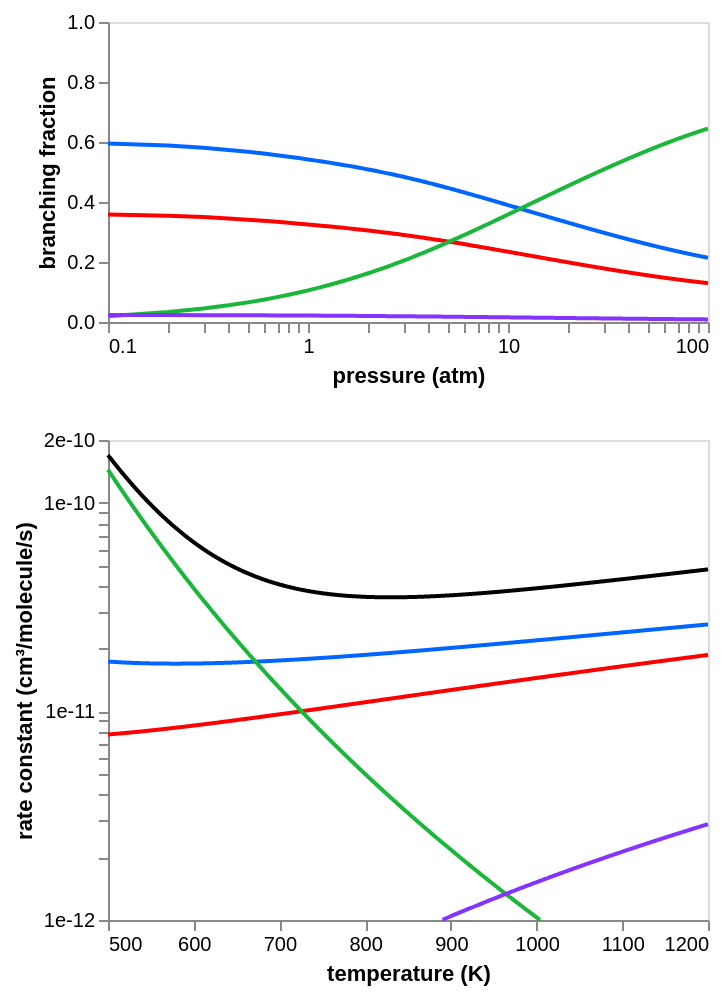

This figure's notebook cell:
### Code cell
import altair as alt
import autochem as ac
import numpy as np
from autochem.util import plot
from project_utilities import fig

legend = False
reactants = ("C5H8(522)", "OH(4)")
rate_df = fig.rate_data(
    calc_mech,
    reactants,
    min_branch_frac=0.01,
    # colors=[plot.Color.purple, plot.Color.blue, plot.Color.red],
    # colors=[plot.Color.blue, plot.Color.red, plot.Color.purple],
)

branch_frac_chart = fig.branching_fraction_chart(
    rate_df, P_range=(0.1, 100), T=825, legend=legend, total=False
)
rate_chart = fig.rate_chart(
    rate_df,
    T_range=(500, 1200),
    P=1,
    legend=legend,
    total=True,
    units={"substance": "molecules"},
    y_range=(1e-12, 2e-10),
)
chart = alt.vconcat(
    branch_frac_chart.properties(width=300, height=150),
    rate_chart.properties(width=300, height=240),
).configure_axis(grid=False).resolve_scale(color='independent')
chart

### Figure 1 — Vega-Lite specification as saved in the notebook (floating-point values rounded to 4 significant figures; data arrays with more than 128 entries replaced by an {"elided": "..."} marker saying what was removed)
{"config": {"view": {"continuousWidth": 300, "continuousHeight": 300}, "axis": {"grid": false}}, "vconcat": [{"data": {"name": "data-766f9d92a40ebe321a6d7748b2f957c1"}, "mark": {"type": "line"}, "encoding": {"color": {"field": "key", "legend": null, "scale": {"domain": ["C5H7(500)+H2O(5)", "C5H7(504)+H2O(5)", "C5H9O(852)rR", "C5H7(1202)+H2O(5)"], "range": ["#0066ff", "#ff0000", "#1ab73a", "#8533ff"]}, "type": "nominal"}, "x": {"axis": {"labelExpr": "((abs(datum.value - 0.1) / abs(0.1) < 1e-5) ||\n(abs(datum.value - 1.0) / abs(1.0) < 1e-5) ||\n(abs(datum.value - 10.0) / abs(10.0) < 1e-5) ||\n(abs(datum.value - 100.0) / abs(100.0) < 1e-5) ||\n(abs(datum.value - 100.0) / abs(100.0) < 1e-5)) ? datum.label : ''", "values": [0.1, 0.2, 0.3, 0.4, 0.5, 0.6, 0.7, 0.8, 0.9, 1.0, 2.0, 3.0, 4.0, 5.0, 6.0, 7.0, 8.0, 9.0, 10.0, 20.0, 30.0, 40.0, 50.0, 60.0, 70.0, 80.0, 90.0, 100.0, 100.0]}, "field": "x", "scale": {"domain": [0.1, 100.0], "type": "log"}, "title": "pressure (atm)", "type": "quantitative"}, "y": {"axis": {"format": ".1f"}, "field": "value", "scale": {"domain": [0, 1], "domainMax": 1, "nice": true}, "title": "branching fraction", "type": "quantitative"}}, "height": 150, "transform": [{"fold": ["C5H7(500)+H2O(5)", "C5H7(504)+H2O(5)", "C5H9O(852)rR", "C5H7(1202)+H2O(5)"]}], "width": 300}, {"data": {"name": "data-f4c4266320f91f4d75f1f7eb4fb56eec"}, "mark": {"type": "line"}, "encoding": {"color": {"field": "key", "legend": null, "scale": {"domain": ["Total", "C5H7(500)+H2O(5)", "C5H7(504)+H2O(5)", "C5H9O(852)rR", "C5H7(1202)+H2O(5)"], "range": ["#000000", "#0066ff", "#ff0000", "#1ab73a", "#8533ff"]}, "type": "nominal"}, "x": {"axis": {"format": ".0f"}, "field": "x", "scale": {"domain": [500, 1200], "domainMax": 1200, "nice": true}, "title": "temperature (K)", "type": "quantitative"}, "y": {"axis": {"format": ".0e", "labelExpr": "((abs(datum.value - 1e-12) / abs(1e-12) < 1e-5) ||\n(abs(datum.value - 1e-11) / abs(1e-11) < 1e-5) ||\n(abs(datum.value - 1e-10) / abs(1e-10) < 1e-5) ||\n(abs(datum.value - 2e-10) / abs(2e-10) < 1e-5)) ? datum.label : ''", "values": [1e-12, 2e-12, 3e-12, 4e-12, 5e-12, 6e-12, 7e-12, 8e-12, 9e-12, 1e-11, 2e-11, 3e-11, 4e-11, 5e-11, 6e-11, 7e-11, 8e-11, 9e-11, 1e-10, 2e-10]}, "field": "value", "scale": {"domain": [1e-12, 2e-10], "type": "log"}, "title": "rate constant (cm³/molecule/s)", "type": "quantitative"}}, "height": 240, "transform": [{"fold": ["Total", "C5H7(500)+H2O(5)", "C5H7(504)+H2O(5)", "C5H9O(852)rR", "C5H7(1202)+H2O(5)"]}], "width": 300}], "resolve": {"scale": {"color": "independent"}}, "$schema": "https://vega.github.io/schema/vega-lite/v5.20.1.json", "datasets": {"data-766f9d92a40ebe321a6d7748b2f957c1": {"elided": "1000 records"}, "data-f4c4266320f91f4d75f1f7eb4fb56eec": {"elided": "1000 records"}}}
